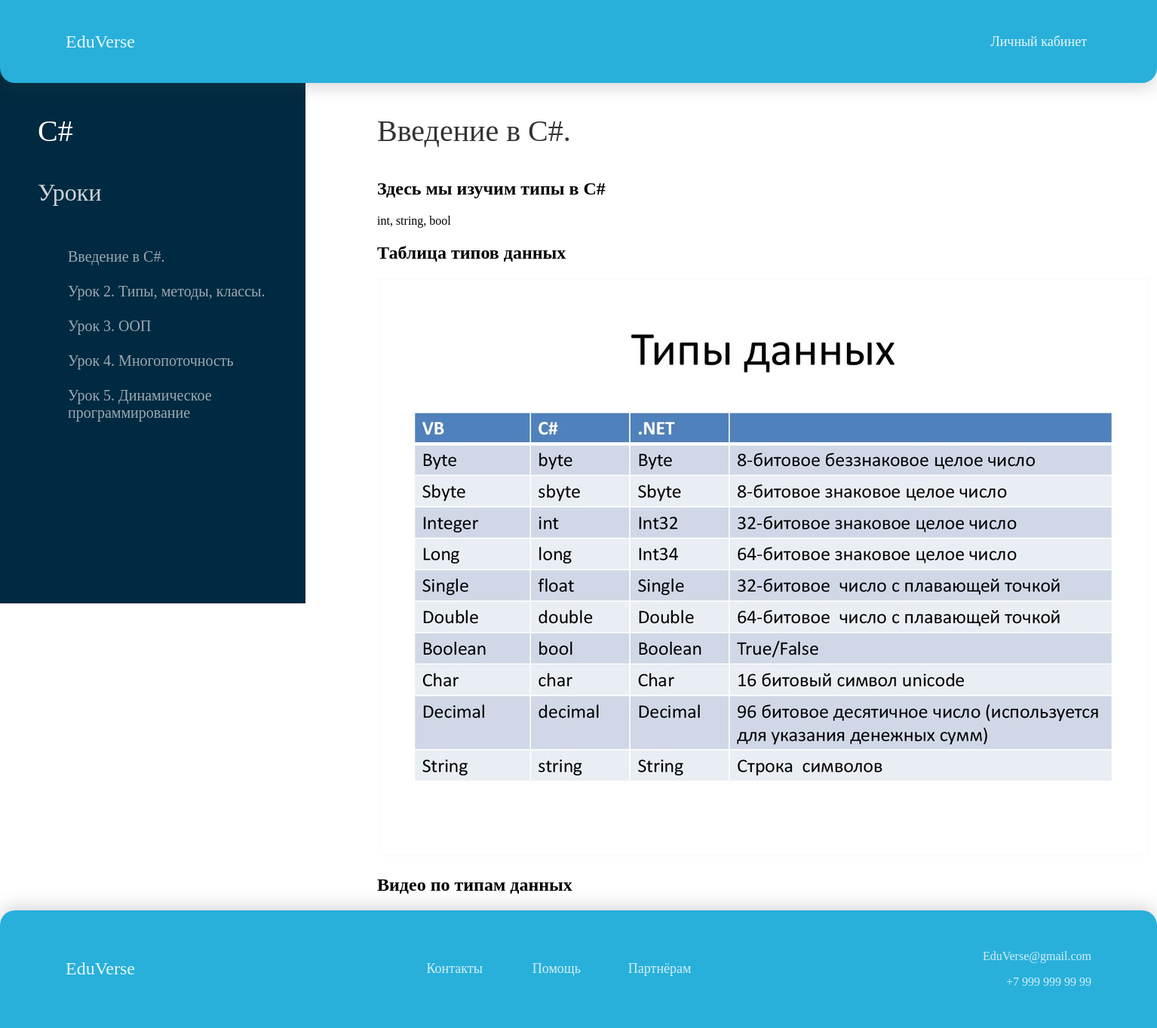
Before: /students/course/5/ (signed in) with the older database file.
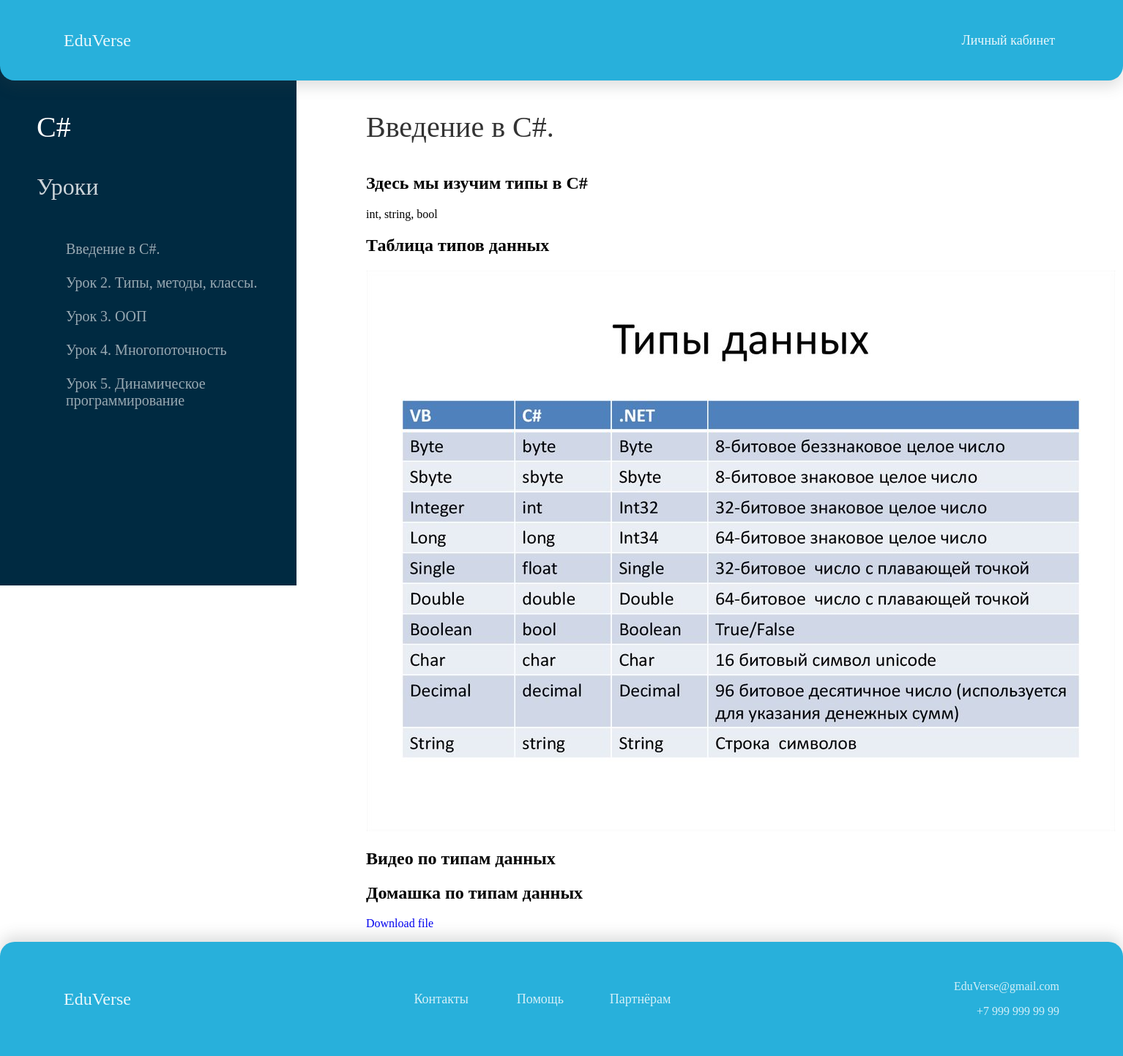
After: the same page with the newer database file.
### courses/models.py (models this page shows, shortened)
class Module(models.Model):
    course = models.ForeignKey(Course,
                               related_name='modules',
                               on_delete=models.CASCADE)
    title = models.CharField(max_length=200)
    description = models.TextField(blank=True)
    order = OrderField(blank=True, for_fields=['course'])
    class Meta:
        ordering = ['order']

class Content(models.Model):
    module = models.ForeignKey(Module,
                               related_name='contents',
                               on_delete=models.CASCADE)
    content_type = models.ForeignKey(ContentType,
                                     on_delete=models.CASCADE,
                                     limit_choices_to={'model__in':(
                                     'text',
                                     'video',
                                     'image',
                                     'file')})
    object_id = models.PositiveIntegerField()
    item = GenericForeignKey('content_type', 'object_id')
    order = OrderField(blank=True, for_fields=['module'])
    class Meta:
        ordering = ['order']

class ItemBase(models.Model):
    owner = models.ForeignKey(User,
                              related_name='%(class)s_related',
                              on_delete=models.CASCADE)
    title = models.CharField(max_length=250)
    created = models.DateTimeField(auto_now_add=True)
    updated = models.DateTimeField(auto_now=True)
    class Meta:
        abstract = True
    def render(self):
     return render_to_string(
            f'courses/content/{self._meta.model_name}.html',
            {'item': self})

class Text(ItemBase):
    content = models.TextField()

class Image(ItemBase):
    file = models.FileField(upload_to='images')

class Video(ItemBase):
    url = models.URLField()

class File(ItemBase):
    file = models.FileField(upload_to='files')

### students/views.py (the view)
class StudentCourseDetailView(DetailView):
    model = Course
    template_name = 'students/course/detail.html'
    def get_queryset(self):
        qs = super().get_queryset()
        return qs.filter(students__in=[self.request.user])
    def get_context_data(self, **kwargs):
        context = super().get_context_data(**kwargs)
        course = self.get_object()
        if 'module_id' in self.kwargs:
            context['module'] = course.modules.get(
                id=self.kwargs['module_id'])
        else:
            context['module'] = course.modules.all()[0]
        return context

### students/templates/students/course/detail.html (shortened to what this page needs)
{% extends "base.html" %}
{% block content %}
<div class="side_bar_module"></div>
  <div class="side_bar_module_content">
  <p style="font-size: 40px;">
    {{ object.title }}
  </p>
  <div class="contents">
    <p
    style="color: rgba(255, 255, 255, 0.80);
font-family: Gilroy;
font-size: 32px;"
    >Уроки</p>
    <ul id="modules">
      {% for m in object.modules.all %}
        <li class="lessons" data-id="{{ m.id }}" {% if m == module %}class="selected"{% endif %}>
          <a style="color: rgba(255, 255, 255, 0.60); font-size: 20px;"
                  href='{% url "student_course_detail_module" object.id m.id %}'>
            <br>
            {{ m.title }}
                        <br>
          </a>
        </li>
      {% empty %}
        <li>No modules yet.</li>
      {% endfor %}
    </ul>
  </div>
</div>
  </div>
<div class="module_content">
  <div class="module">
    <p style="
  color: rgba(0, 0, 0, 0.80);
font-family: Gilroy;
font-size: 40px;
font-style: normal;
font-weight: 500;
line-height: normal;
">
    {{ module.title }}
    </p>
      {% for content in module.contents.all %}
        {% with item=content.item %}
          <h2>{{ item.title }}</h2>
          {{ item.render }}
        {% endwith %}
      {% endfor %}
  </div>
 </div>
{% endblock %}

### courses/templates/courses/content/text.html
{{ item.content|linebreaks }}

### courses/templates/courses/content/image.html
<p>
 <img src="{{ item.file.url }}" alt="{{ item.title }}">
</p>

### courses/templates/courses/content/file.html
<p>
 <a href="{{ item.file.url }}" class="button">Download file</a>
</p>

Changed rows visible on the page:
added Content: item "Домашка по типам данных"
